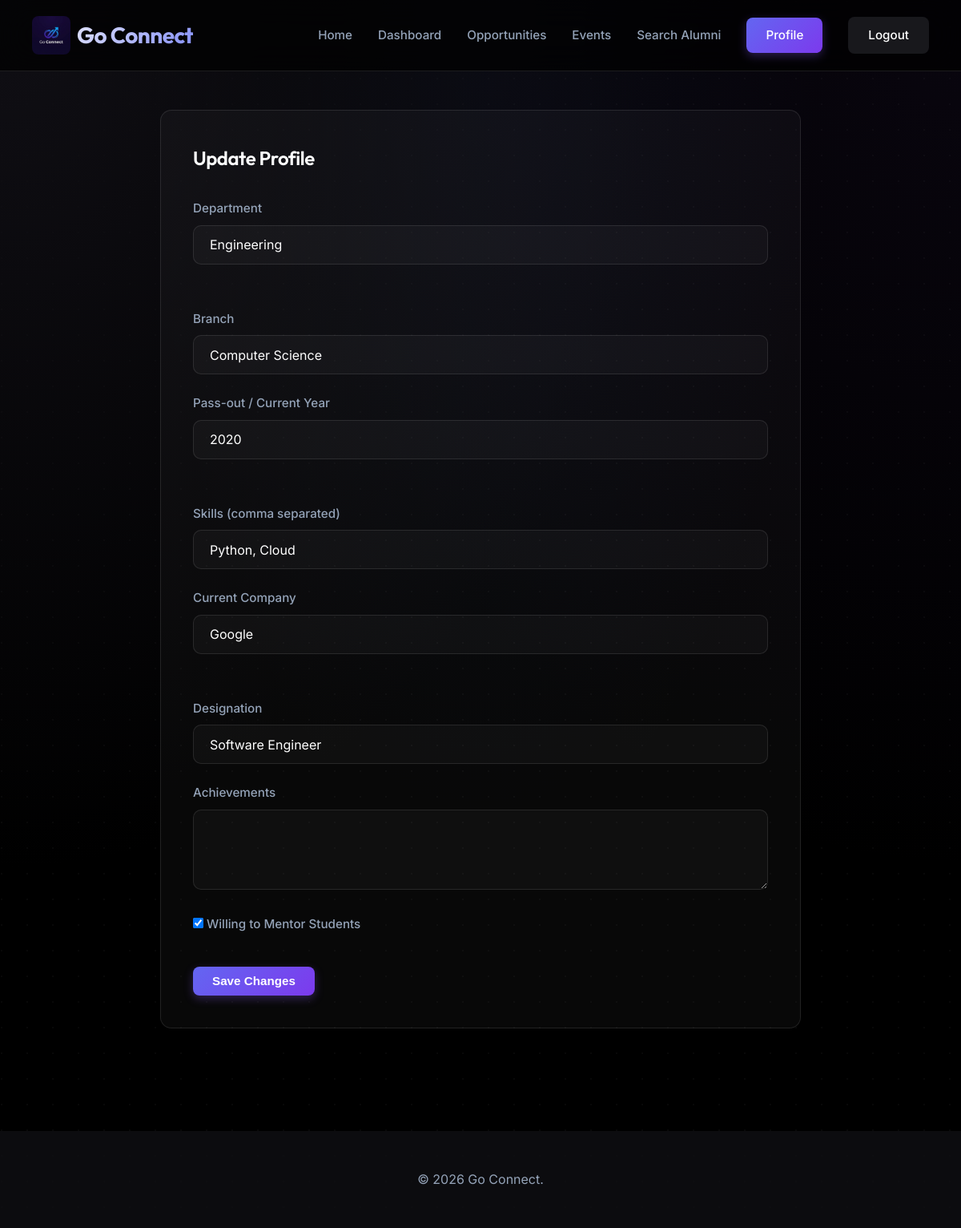
/profile (signed in), run on the app's committed database.
### tables this page shows
CREATE TABLE profiles (
            user_id INTEGER PRIMARY KEY,
            department TEXT,
            branch TEXT,
            year TEXT, -- passout year or current year
            company TEXT,
            designation TEXT,
            skills TEXT,
            interests TEXT,
            achievements TEXT,
            resume TEXT,
            mentor_willing INTEGER DEFAULT 1,
            FOREIGN KEY(user_id) REFERENCES users(id)
        );

### app.py (the view, shortened to what this page needs)
@app.route('/profile', methods=['GET', 'POST'])
def profile():
    if 'user_id' not in session: return redirect(url_for('login'))
    conn = get_db()
    profile = conn.execute("SELECT * FROM profiles WHERE user_id = ?", (session['user_id'],)).fetchone()
    conn.close()
    return render_template('profile.html', profile=profile)

### app.py (called while the page is built)
def get_db():
    conn = sqlite3.connect(DB_FILE)
    conn.row_factory = sqlite3.Row
    return conn

### templates/profile.html (shortened to what this page needs)
{% extends 'base.html' %}
{% block content %}
<div class="card" style="max-width: 800px; margin: 0 auto;">
    <h2 style="margin-bottom: 1.5rem;">Update Profile</h2>
    <form method="POST">
        <div class="grid-2">
            <div class="form-group">
                <label>Department</label>
                <input type="text" name="department" class="form-control" value="{{ profile.department or '' }}" placeholder="e.g. Engineering">
            </div>
            <div class="form-group">
                <label>Branch</label>
                <input type="text" name="branch" class="form-control" value="{{ profile.branch or '' }}" placeholder="e.g. Computer Science">
            </div>
        </div>
        <div class="grid-2">
            <div class="form-group">
                <label>Pass-out / Current Year</label>
                <input type="text" name="year" class="form-control" value="{{ profile.year or '' }}">
            </div>
            <div class="form-group">
                <label>Skills (comma separated)</label>
                <input type="text" name="skills" class="form-control" value="{{ profile.skills or '' }}" placeholder="Python, React, AWS">
            </div>
        </div>
        {% if session['role'] == 'alumni' %}
        <div class="grid-2">
            <div class="form-group">
                <label>Current Company</label>
                <input type="text" name="company" class="form-control" value="{{ profile.company or '' }}">
            </div>
            <div class="form-group">
                <label>Designation</label>
                <input type="text" name="designation" class="form-control" value="{{ profile.designation or '' }}">
            </div>
        </div>
        <div class="form-group">
            <label>Achievements</label>
            <textarea name="achievements" class="form-control" rows="3">{{ profile.achievements or '' }}</textarea>
        </div>
        <div class="form-group">
            <label>
                <input type="checkbox" name="mentor_willing" value="1" {% if profile.mentor_willing %}checked{% endif %}>
                Willing to Mentor Students
            </label>
        </div>
        {% endif %}
        <button type="submit" class="btn btn-primary" style="margin-top: 1rem;">Save Changes</button>
    </form>
</div>
{% endblock %}

### static/css/style.css (style rules this page uses)
:root { --primary: #6366f1; --primary-light: #818cf8; --background: #000000; --surface: rgba(18, 18, 22, 0.7); --surface-highlight: rgba(30, 30, 35, 0.8); --text-main: #ffffff; --text-muted: #94a3b8; --border: rgba(255, 255, 255, 0.1); --border-glow: rgba(99, 102, 241, 0.3); --radius: 14px; --mesh-1: radial-gradient(at 0% 0%, hsla(253,16%,7%,1) 0, transparent 50%); --mesh-2: radial-gradient(at 50% 0%, hsla(225,39%,30%,0.15) 0, transparent 50%); --mesh-3: radial-gradient(at 100% 0%, hsla(263,45%,20%,0.2) 0, transparent 50%); }
* { box-sizing: border-box; margin: 0; padding: 0; }
body { background-color: var(--background); background-image: var(--mesh-1), var(--mesh-2), var(--mesh-3), radial-gradient(circle at 2px 2px, rgba(255,255,255,0.03) 1px, transparent 0); background-size: 100% 100%, 100% 100%, 100% 100%, 32px 32px; background-attachment: fixed; color: var(--text-main); font-family: 'Inter', -apple-system, sans-serif; line-height: 1.6; -webkit-font-smoothing: antialiased; min-height: 100vh; }
h1, h2, h3, h4, h5, h6 { font-family: 'Outfit', sans-serif; font-weight: 600; letter-spacing: -0.02em; color: var(--text-main); }
.btn { display: inline-flex; align-items: center; justify-content: center; padding: 0.6rem 1.5rem; border-radius: 8px; border: 1px solid transparent; cursor: pointer; font-weight: 600; font-size: 0.95rem; text-align: center; transition: all 0.3s cubic-bezier(0.4, 0, 0.2, 1); background-color: var(--surface-highlight); color: var(--text-main) !important; }
.btn-primary { background: linear-gradient(135deg, var(--primary), #7c3aed); color: #fff !important; border: none; box-shadow: 0 4px 12px rgba(139, 92, 246, 0.3); }
.card { background: rgba(255, 255, 255, 0.03); backdrop-filter: blur(10px); -webkit-backdrop-filter: blur(10px); border: 1px solid var(--border); border-radius: var(--radius); padding: 2.5rem; margin-bottom: 2rem; transition: all 0.4s cubic-bezier(0.175, 0.885, 0.32, 1.275); }
.card h2, .card h3 { margin-bottom: 1rem; padding-bottom: 0.5rem; border-bottom: 1px solid var(--border-light); }
.form-group { margin-bottom: 1.5rem; }
.form-group label { display: block; margin-bottom: 0.5rem; font-weight: 500; color: var(--text-muted); font-size: 0.95rem; }
.form-control, select, textarea { width: 100%; padding: 0.85rem 1.25rem; background-color: rgba(255, 255, 255, 0.03); border: 1px solid var(--border); color: var(--text-main); border-radius: 10px; font-size: 1rem; transition: all 0.3s ease; font-family: inherit; }
textarea { min-height: 100px; resize: vertical; }
.grid-2 { display: grid; grid-template-columns: repeat(auto-fit, minmax(350px, 1fr)); gap: 2rem; }

### data on the page
profiles: department "Engineering", branch "Computer Science", year "2020", skills "Python, Cloud", company "Google", designation "Software Engineer", mentor_willing "☑"
